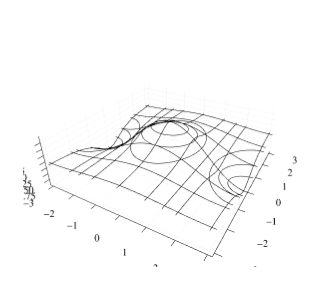

Notebook code cell kept with this figure:
### Code cell
plotly()
plot(x,y,ef, st=:wireframe, fill=true, size=(300,300))

### Figure 1 — Plotly figure (JSON) as saved in the notebook; plotly's stock layout.template omitted (floating-point values rounded to 4 significant figures; data arrays with more than 128 entries replaced by an {"elided": "..."} marker saying what was removed)
{"data": [{"colorbar": {"title": ""}, "contours": {"x": {"color": "rgba(0, 0, 4, 1.000)", "highlightwidth": 1, "show": true}, "y": {"color": "rgba(0, 0, 4, 1.000)", "highlightwidth": 1, "show": true}, "z": {"color": "rgba(0, 0, 4, 1.000)", "highlightwidth": 1, "show": true}}, "hidesurface": true, "hoverinfo": "none", "name": "y1", "scene": "scene", "showlegend": false, "showscale": false, "type": "surface", "x": [-3.142, -3.013, -2.885, -2.757, -2.629, -2.5, -2.372, -2.244, -2.116, -1.988, -1.859, -1.731, -1.603, -1.475, -1.346, -1.218, -1.09, -0.9617, -0.8335, -0.7053, -0.577, -0.4488, -0.3206, -0.1923, -0.06411, 0.06411, 0.1923, 0.3206, 0.4488, 0.577, 0.7053, 0.8335, 0.9617, 1.09, 1.218, 1.346, 1.475, 1.603, 1.731, 1.859, 1.988, 2.116, 2.244, 2.372, 2.5, 2.629, 2.757, 2.885, 3.013, 3.142], "xaxis": "x", "y": [-3.142, -3.013, -2.885, -2.757, -2.629, -2.5, -2.372, -2.244, -2.116, -1.988, -1.859, -1.731, -1.603, -1.475, -1.346, -1.218, -1.09, -0.9617, -0.8335, -0.7053, -0.577, -0.4488, -0.3206, -0.1923, -0.06411, 0.06411, 0.1923, 0.3206, 0.4488, 0.577, 0.7053, 0.8335, 0.9617, 1.09, 1.218, 1.346, 1.475, 1.603, 1.731, 1.859, 1.988, 2.116, 2.244, 2.372, 2.5, 2.629, 2.757, 2.885, 3.013, 3.142], "yaxis": "y", "z": {"elided": "50x50 float values"}, "zaxis": "z", "zmax": null, "zmin": null}], "layout": {"annotations": [], "height": 300, "legend": {"bgcolor": "rgba(255, 255, 255, 1.000)", "bordercolor": "rgba(0, 0, 0, 1.000)", "borderwidth": 1, "font": {"color": "rgba(0, 0, 0, 1.000)", "family": "sans-serif", "size": 11}, "tracegroupgap": 0, "traceorder": "normal", "x": 1, "xanchor": "auto", "y": 1, "yanchor": "auto"}, "margin": {"b": 20, "l": 0, "r": 0, "t": 20}, "paper_bgcolor": "rgba(255, 255, 255, 1.000)", "plot_bgcolor": "rgba(255, 255, 255, 1.000)", "scene": {"camera": {"eye": {"x": 1.126, "y": -1.95, "z": 1.3}}, "domain": {"x": [0.07238, 0.9869], "y": [0.05016, 0.9869]}, "xaxis": {"gridcolor": "rgba(0, 0, 0, 0.100)", "gridwidth": 0.5, "linecolor": "rgba(0, 0, 0, 1.000)", "mirror": false, "range": [-3.142, 3.142], "showgrid": true, "showline": true, "showticklabels": true, "tickangle": 0, "tickcolor": "rgb(0, 0, 0)", "tickfont": {"color": "rgba(0, 0, 0, 1.000)", "family": "sans-serif", "size": 11}, "tickmode": "array", "ticks": "inside", "ticktext": ["−3", "−2", "−1", "0", "1", "2", "3"], "tickvals": [-3, -2, -1, 0, 1, 2, 3], "title": "", "titlefont": {"color": "rgba(0, 0, 0, 1.000)", "family": "sans-serif", "size": 15}, "type": "-", "visible": true, "zeroline": false, "zerolinecolor": "rgba(0, 0, 0, 1.000)"}, "yaxis": {"gridcolor": "rgba(0, 0, 0, 0.100)", "gridwidth": 0.5, "linecolor": "rgba(0, 0, 0, 1.000)", "mirror": false, "range": [-3.142, 3.142], "showgrid": true, "showline": true, "showticklabels": true, "tickangle": 0, "tickcolor": "rgb(0, 0, 0)", "tickfont": {"color": "rgba(0, 0, 0, 1.000)", "family": "sans-serif", "size": 11}, "tickmode": "array", "ticks": "inside", "ticktext": ["−3", "−2", "−1", "0", "1", "2", "3"], "tickvals": [-3, -2, -1, 0, 1, 2, 3], "title": "", "titlefont": {"color": "rgba(0, 0, 0, 1.000)", "family": "sans-serif", "size": 15}, "type": "-", "visible": true, "zeroline": false, "zerolinecolor": "rgba(0, 0, 0, 1.000)"}, "zaxis": {"gridcolor": "rgba(0, 0, 0, 0.100)", "gridwidth": 0.5, "linecolor": "rgba(0, 0, 0, 1.000)", "mirror": false, "range": [-0.9959, 0.9939], "showgrid": true, "showline": true, "showticklabels": true, "tickangle": 0, "tickcolor": "rgb(0, 0, 0)", "tickfont": {"color": "rgba(0, 0, 0, 1.000)", "family": "sans-serif", "size": 11}, "tickmode": "array", "ticks": "inside", "ticktext": ["−0.75", "−0.50", "−0.25", "0.00", "0.25", "0.50", "0.75"], "tickvals": [-0.75, -0.5, -0.25, 0, 0.25, 0.5, 0.75], "title": "", "titlefont": {"color": "rgba(0, 0, 0, 1.000)", "family": "sans-serif", "size": 15}, "type": "-", "visible": true, "zeroline": false, "zerolinecolor": "rgba(0, 0, 0, 1.000)"}}, "showlegend": true, "width": 300}}
